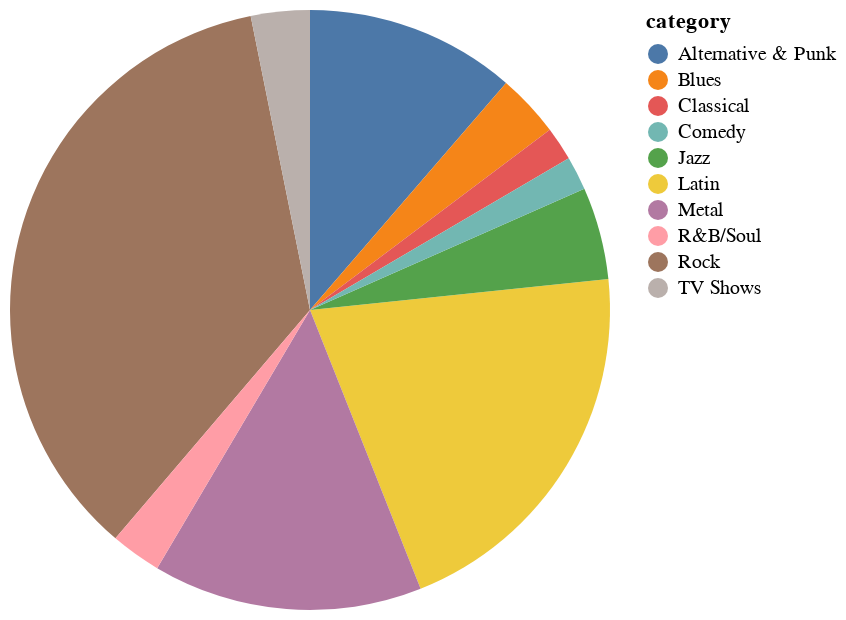

The code cell stored with this chart in its notebook:
### Markdown cell above
#### pie chart
We can also use pie chart for this.

### Code cell
%VEGA-LITE specs/arc_pie.vl.json 
SELECT 
    g.Name as category, 
    SUM(il.Quantity) as b, 
    ROUND((CAST(SUM(il.Quantity) as float) / (SELECT 
        SUM(Quantity) total
    FROM Chinook.InvoiceLine il
    INNER JOIN Chinook.Invoice i ON i.InvoiceId = il.InvoiceId
    WHERE i.BillingCountry = 'USA')) * 100, 2) value 
FROM Chinook.InvoiceLine il
INNER JOIN Chinook.Invoice i ON i.InvoiceId = il.InvoiceId 
INNER JOIN Chinook.Track t ON il.TrackId = t.TrackId 
INNER JOIN Chinook.Genre g ON t.GenreId = g.GenreId 
WHERE i.BillingCountry = 'USA' 
GROUP BY 1 
ORDER BY 2 DESC
LIMIT 10

### Figure 1 — Vega-Lite specification as saved in the notebook (floating-point values rounded to 4 significant figures)
{"$schema": "https://vega.github.io/schema/vega-lite/v4.json", "data": {"values": [{"b": "name", "category": "name", "value": "name"}, {"b": "157", "category": "Rock", "value": "31.78"}, {"b": "91", "category": "Latin", "value": "18.42"}, {"b": "64", "category": "Metal", "value": "12.96"}, {"b": "50", "category": "Alternative & Punk", "value": "10.12"}, {"b": "22", "category": "Jazz", "value": "4.45"}, {"b": "15", "category": "Blues", "value": "3.04"}, {"b": "14", "category": "TV Shows", "value": "2.83"}, {"b": "12", "category": "R&B/Soul", "value": "2.43"}, {"b": "8", "category": "Classical", "value": "1.62"}, {"b": "8", "category": "Comedy", "value": "1.62"}]}, "description": "A simple pie chart with embedded data.", "encoding": {"color": {"field": "category", "type": "nominal"}, "theta": {"field": "value", "type": "quantitative"}}, "mark": "arc", "view": {"stroke": null}}
